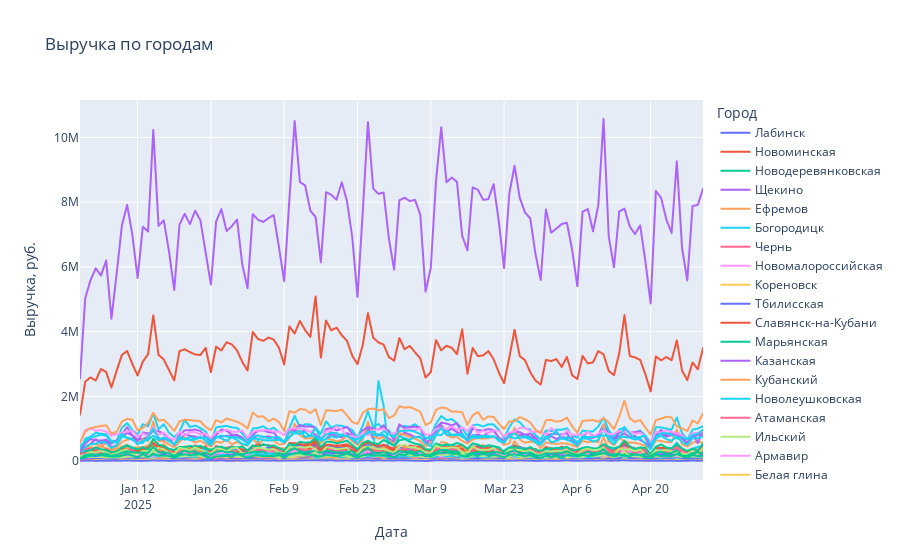

The code cell stored with this chart in its notebook:
### Markdown cell above
На следующем графике видно, что больше всего выручки в абсолютных занчениях по городам Тула и Краснодар.

Также отмечу, что максимальная выручка заметна в 11, 15, 25 числах месяца, что может быть связано с акциями в эти числа. Но достоверно утверждать предоставленных данных может быть недостаточно. Минимумы выручки связаны с выходными днями, учитывая что некоторые точки продаж могут не работать.

### Code cell
fig = px.line(season_df, x='Date', y=['sum_retail'], title='Выручка по городам', color='City',labels={
        'Date': 'Дата',        
        'City': 'Город'
    })
fig.update_yaxes(title_text="Выручка, руб.")
fig.show()
